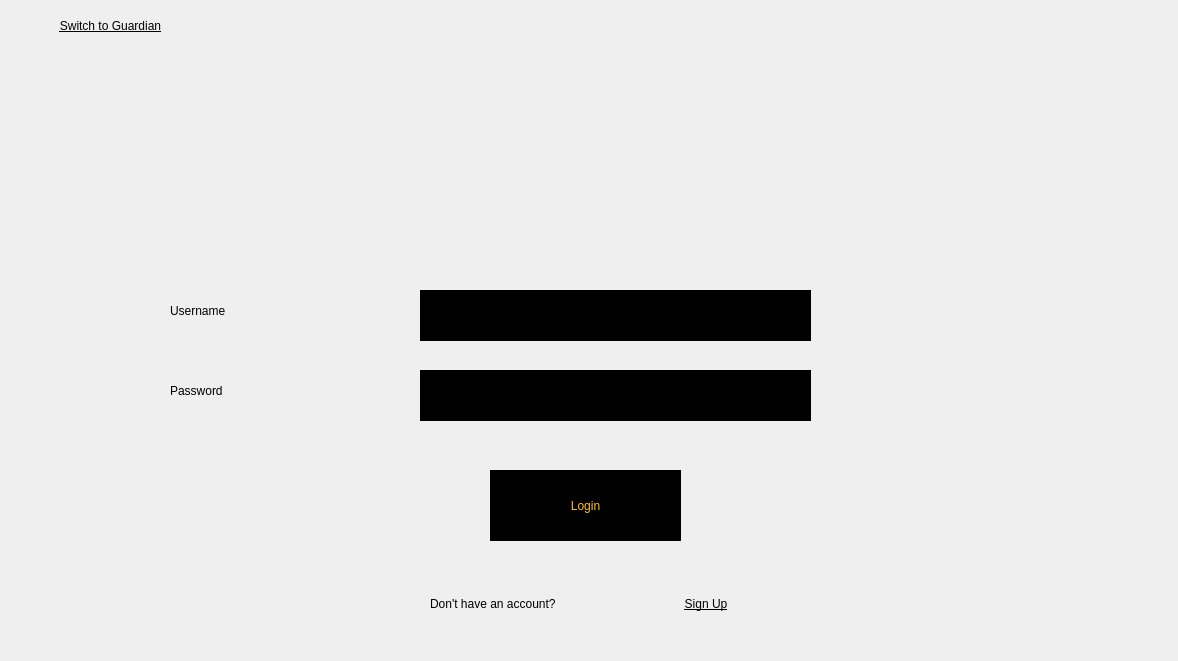
<?xml version="1.0" encoding="UTF-8"?>
<ui version="4.0">
 <class>tutorlogin</class>
 <widget class="QDialog" name="tutorlogin">
  <property name="geometry">
   <rect>
    <x>0</x>
    <y>0</y>
    <width>1178</width>
    <height>661</height>
   </rect>
  </property>
  <property name="windowTitle">
   <string>Tutor Login</string>
  </property>
  <property name="styleSheet">
   <string notr="true">QMessageBox{
    font: 87 10pt &quot;Segoe UI Black&quot;;
}
*{background-image: url(:/img/img/1772226 (1).jpg);}

</string>
  </property>
  <widget class="QLabel" name="label_pass">
   <property name="geometry">
    <rect>
     <x>170</x>
     <y>360</y>
     <width>201</width>
     <height>61</height>
    </rect>
   </property>
   <property name="styleSheet">
    <string notr="true">font: 87 20pt &quot;Segoe UI Black&quot;;</string>
   </property>
   <property name="text">
    <string>Password</string>
   </property>
  </widget>
  <widget class="QLabel" name="label_un2">
   <property name="geometry">
    <rect>
     <x>170</x>
     <y>280</y>
     <width>201</width>
     <height>61</height>
    </rect>
   </property>
   <property name="styleSheet">
    <string notr="true">font: 87 20pt &quot;Segoe UI Black&quot;;</string>
   </property>
   <property name="text">
    <string>Username</string>
   </property>
  </widget>
  <widget class="QWidget" name="layoutWidget">
   <property name="geometry">
    <rect>
     <x>700</x>
     <y>850</y>
     <width>314</width>
     <height>29</height>
    </rect>
   </property>
   <layout class="QHBoxLayout" name="horizontalLayout">
    <item>
     <widget class="QLabel" name="label">
      <property name="styleSheet">
       <string notr="true">font: 87 10pt &quot;Segoe UI Black&quot;;</string>
      </property>
      <property name="text">
       <string>Don't have an account?</string>
      </property>
     </widget>
    </item>
    <item>
     <widget class="QPushButton" name="pushButton_2">
      <property name="styleSheet">
       <string notr="true">QPushButton
{
background:transparent;
color:black;
text-decoration: underline;
font: 87 10pt &quot;Segoe UI Black&quot;;
border:black;
}</string>
      </property>
      <property name="text">
       <string>Sign Up</string>
      </property>
     </widget>
    </item>
   </layout>
  </widget>
  <widget class="QLineEdit" name="lineEdit_pass">
   <property name="geometry">
    <rect>
     <x>420</x>
     <y>370</y>
     <width>391</width>
     <height>51</height>
    </rect>
   </property>
   <property name="styleSheet">
    <string notr="true">*{
background:black;
color:rgb(255, 197, 20);
font: 87 15pt &quot;Segoe UI Black&quot;;
border:black;
}</string>
   </property>
   <property name="echoMode">
    <enum>QLineEdit::Password</enum>
   </property>
  </widget>
  <widget class="QLineEdit" name="lineEdit_un2">
   <property name="geometry">
    <rect>
     <x>420</x>
     <y>290</y>
     <width>391</width>
     <height>51</height>
    </rect>
   </property>
   <property name="styleSheet">
    <string notr="true">*{
background:black;
color:rgb(255, 197, 20);
font: 87 15pt &quot;Segoe UI Black&quot;;
border:black;
}</string>
   </property>
   <property name="text">
    <string/>
   </property>
  </widget>
  <widget class="QLabel" name="label_pic">
   <property name="geometry">
    <rect>
     <x>490</x>
     <y>10</y>
     <width>201</width>
     <height>141</height>
    </rect>
   </property>
   <property name="text">
    <string/>
   </property>
   <property name="pixmap">
    <pixmap resource="resources.qrc">:/img/img/icon.png</pixmap>
   </property>
  </widget>
  <widget class="QWidget" name="layoutWidget_2">
   <property name="geometry">
    <rect>
     <x>430</x>
     <y>590</y>
     <width>314</width>
     <height>29</height>
    </rect>
   </property>
   <layout class="QHBoxLayout" name="horizontalLayout_2"/>
  </widget>
  <widget class="QLabel" name="label_ques">
   <property name="geometry">
    <rect>
     <x>430</x>
     <y>590</y>
     <width>229</width>
     <height>27</height>
    </rect>
   </property>
   <property name="styleSheet">
    <string notr="true">font: 87 10pt &quot;Segoe UI Black&quot;;</string>
   </property>
   <property name="text">
    <string>Don't have an account?</string>
   </property>
  </widget>
  <widget class="QPushButton" name="pushButton_signup">
   <property name="geometry">
    <rect>
     <x>550</x>
     <y>590</y>
     <width>312</width>
     <height>27</height>
    </rect>
   </property>
   <property name="styleSheet">
    <string notr="true">QPushButton
{
background:transparent;
color:black;
text-decoration: underline;
font: 87 10pt &quot;Segoe UI Black&quot;;
border:black;
}
</string>
   </property>
   <property name="text">
    <string>Sign Up</string>
   </property>
  </widget>
  <widget class="QPushButton" name="pushButton_login">
   <property name="geometry">
    <rect>
     <x>490</x>
     <y>470</y>
     <width>191</width>
     <height>71</height>
    </rect>
   </property>
   <property name="styleSheet">
    <string notr="true">QPushButton
{
background:black;
color:rgb(255, 197, 20);
font: 87 13pt &quot;Segoe UI Black&quot;;
border:black;
}
QPushButton:pressed{
	
	background-color: rgb(255, 170, 0);
   border-radius:6px;
}
QPushButton:hover{
	
	background-color:rgb(170, 0, 0);
   border-radius:6px;
}
</string>
   </property>
   <property name="text">
    <string>Login</string>
   </property>
  </widget>
  <widget class="QPushButton" name="pushButton_3">
   <property name="geometry">
    <rect>
     <x>10</x>
     <y>10</y>
     <width>201</width>
     <height>31</height>
    </rect>
   </property>
   <property name="styleSheet">
    <string notr="true">QPushButton
{
background:transparent;
color:black;
text-decoration: underline;
font: 87 10pt &quot;Segoe UI Black&quot;;
border:black;
}</string>
   </property>
   <property name="text">
    <string>Switch to Guardian</string>
   </property>
  </widget>
 </widget>
 <resources>
  <include location="resources.qrc"/>
 </resources>
 <connections/>
</ui>
